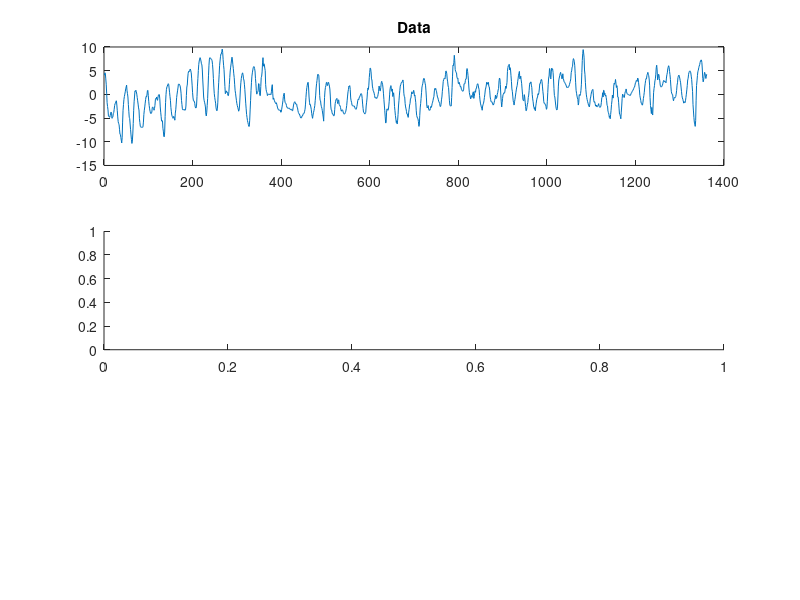

The MATLAB script that drew this image: (Note: this script raises an error after producing the figure.)
close all
clearvars
clc

clear all
cutoff = 40;
alpha = 0.05;
fnum = 0;

load svedala

y = svedala;

fnum = fnum + 1;
figure(fnum)
subplot(311)
plot(y);
title('Data')
subplot(312)
acf(y, cutoff, alpha, true, 0, 0);
title('ACF of y')
subplot(313)
pacf(y, cutoff, alpha, true, 0);
title('PACF of y')

% Deseasonalizing
A24 = [1, zeros(1,23), -1];
y_s = filter(A24, 1, y);
y_s(1:24) = [];

fnum = fnum + 1;
figure(fnum)
subplot(311)
plot(y_s);
title('Data, S=24')
subplot(312)
acf(y_s, cutoff, alpha, true, 0, 0);
title('ACF, S=24')
subplot(313)
pacf(y_s, cutoff, alpha, true, 0);
title('PACF, S=24')

% Attempt: AR1

data = iddata(y_s);
model_init = idpoly([1, 0], [], []);
model_armax = pem(data, model_init);

present(model_armax)
y_f = filter(model_armax.a, 1, y_s);

fnum = fnum + 1;
figure(fnum)
subplot(311)
plot(y_f);
title('Residuals, AR1, S=24')
subplot(312)
acf(y_f, cutoff, alpha, true, 0, 0);
title('ACF, residuals AR1, S=24')
subplot(313)
pacf(y_f, cutoff, alpha, true, 0);
title('PACF, residuals AR1, S=24')

% Attempt: AR2

model_init = idpoly([1, 0, 0], [], []);
model_armax = pem(data, model_init);

present(model_armax)
y_f = filter(model_armax.a, 1, y_s);

fnum = fnum + 1;
figure(fnum)
subplot(311)
plot(y_f);
title('Residuals, AR2, S=24')
subplot(312)
acf(y_f, cutoff, alpha, true, 0, 0);
title('ACF, residuals AR2, S=24')
subplot(313)
pacf(y_f, cutoff, alpha, true, 0);
title('PACF, residuals AR2, S=24')

% Attempt: ARMA(2,24);

model_init = idpoly([1, 0, 0], [], [1, zeros(1, 24)]);
model_init.Structure.c.Free = [zeros(1,24), 1];
model_armax = pem(data, model_init);

present(model_armax)
y_f = filter(model_armax.a, model_armax.c, y_s);

fnum = fnum + 1;
figure(fnum)
subplot(311)
plot(y_f);
title('Residuals, ARMA(2,24) S=24')
subplot(312)
acf(y_f, cutoff, alpha, true, 0, 0);
title('ACF, residuals ARMA(2,24), S=24')
subplot(313)
pacf(y_f, cutoff, alpha, true, 0);
title('PACF, residuals ARMA(2,24), S=24')

fnum = fnum + 1;
figure(fnum)
normplot(y_f)




